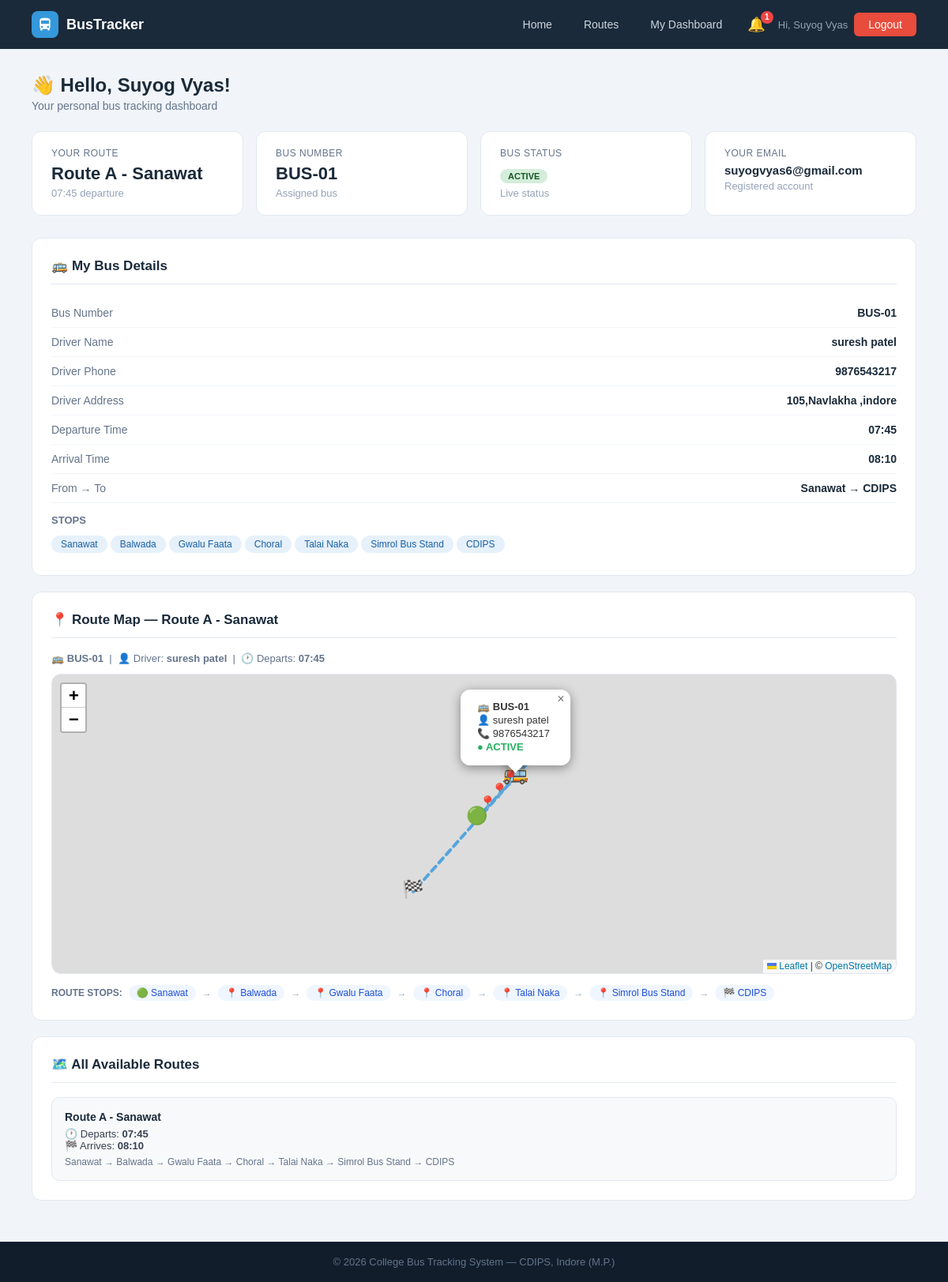
Before: /dashboard (signed in) with the older database file.
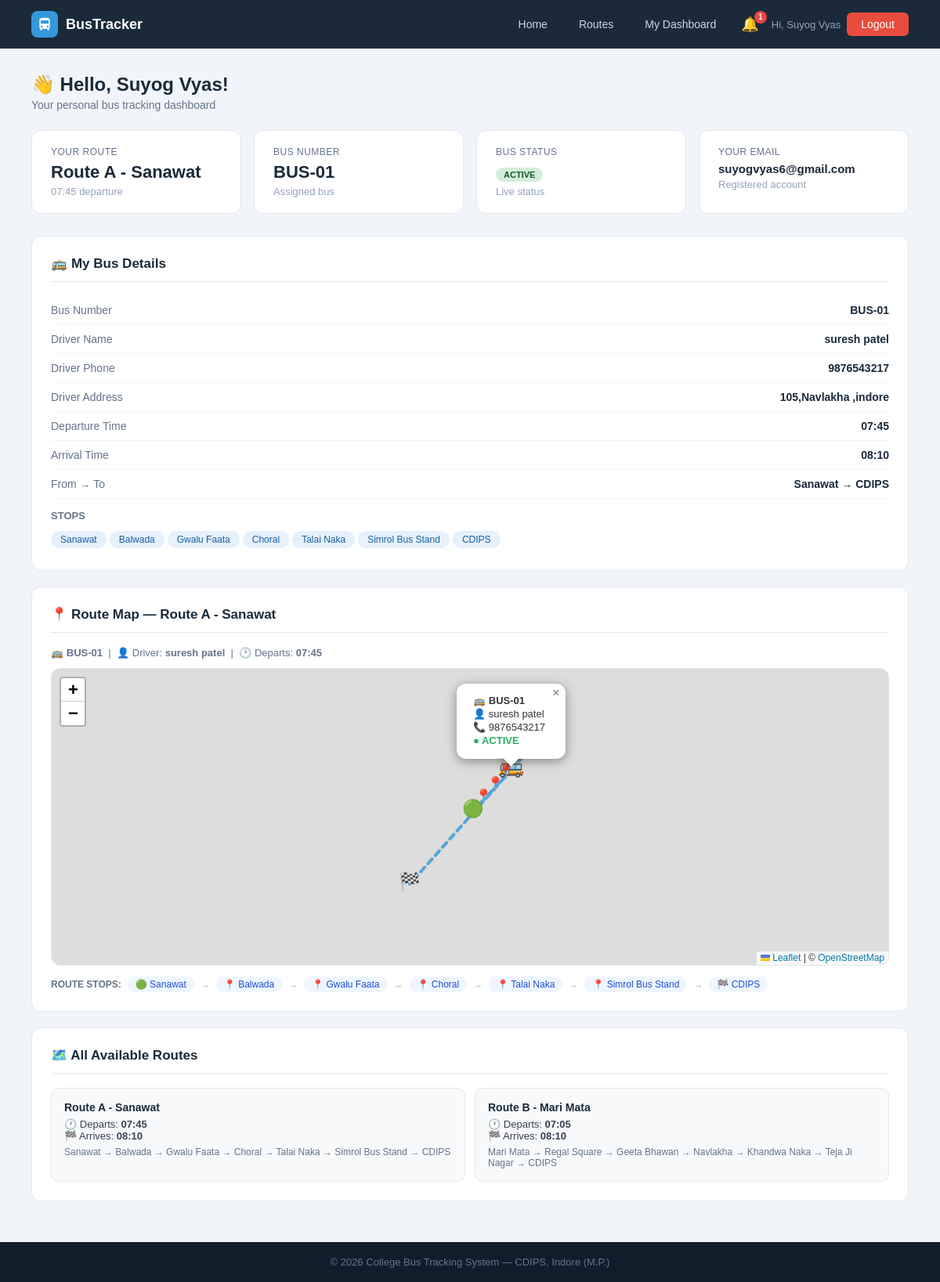
After: the same page with the newer database file.
### tables this page shows
CREATE TABLE routes (
        id INTEGER PRIMARY KEY AUTOINCREMENT,
        route_name TEXT NOT NULL, bus_id INTEGER,
        start_point TEXT, end_point TEXT,
        departure_time TEXT, arrival_time TEXT, stops TEXT, original_bus_id INTEGER,
        FOREIGN KEY(bus_id) REFERENCES buses(id));

### app.py (the view)
@app.route('/dashboard')
@login_required
def dashboard():
    db = get_db()
    user = db.execute("SELECT * FROM users WHERE id=?", (session['student']['id'],)).fetchone()
    my_route = None
    if user['route_id']:
        my_route = db.execute('''SELECT r.*,b.bus_number,b.driver_name,b.driver_phone,b.driver_address,b.status
                                 FROM routes r LEFT JOIN buses b ON r.bus_id=b.id
                                 WHERE r.id=?''', (user['route_id'],)).fetchone()
    all_routes = db.execute("SELECT * FROM routes").fetchall()
    db.close(); return render_template('dashboard.html', user=user, my_route=my_route, all_routes=all_routes)

### app.py (called while the page is built)
def get_db():
    conn = sqlite3.connect(DB)
    conn.row_factory = sqlite3.Row
    return conn

def login_required(f):
    @wraps(f)
    def dec(*a, **kw):
        if 'student' not in session:
            flash('Please login first.', 'error')
            return redirect(url_for('student_login'))
        return f(*a, **kw)
    return dec

@app.context_processor
def inject_notifications():
    if 'student' in session:
        student_id = session['student']['id']
        db = get_db()
        notifs = db.execute(
            "SELECT * FROM notifications WHERE user_id=? ORDER BY created_at DESC LIMIT 10",
            (student_id,)
        ).fetchall()
        unread = db.execute(
            "SELECT COUNT(*) FROM notifications WHERE user_id=? AND is_read=0",
            (student_id,)
        ).fetchone()[0]
        db.close()
        return dict(notifications=notifs, unread_count=unread)
    return dict(notifications=[], unread_count=0)

### templates/dashboard.html (shortened to what the changed rows need)
{% extends "base.html" %}
{% block content %}
<div class="page">
    <div class="page-header">
        <h1>👋 Hello, {{ user.name }}!</h1>
    </div>
    <div class="info-cards">
        <div class="info-card">
            <div class="label">Your Route</div>
            <div class="value">{{ my_route.route_name if my_route else 'Not Assigned' }}</div>
            <div class="sub">{{ my_route.departure_time + ' departure' if my_route else 'Contact admin to assign' }}</div>
        </div>
    </div>
    {% if my_route %}
    <div class="panel">
        <h2>🚌 My Bus Details</h2>
        <div class="info-row"><span class="key">Bus Number</span><span class="val">{{ my_route.bus_number }}</span></div>
        <div class="info-row"><span class="key">Driver Name</span><span class="val">{{ my_route.driver_name }}</span></div>
        <div class="info-row"><span class="key">Driver Phone</span><span class="val">{{ my_route.driver_phone or 'N/A' }}</span></div>
        <div class="info-row"><span class="key">Driver Address</span><span class="val">{{ my_route.driver_address or 'N/A' }}</span></div>
        <div class="info-row"><span class="key">Departure Time</span><span class="val">{{ my_route.departure_time }}</span></div>
        <div class="info-row"><span class="key">Arrival Time</span><span class="val">{{ my_route.arrival_time }}</span></div>
        <div class="info-row"><span class="key">From → To</span><span class="val">{{ my_route.start_point }} → {{ my_route.end_point }}</span></div>
        <div style="margin-top:14px">
            <div style="font-size:13px;color:#64748b;margin-bottom:8px;font-weight:bold">STOPS</div>
            <div class="stops-list">
                {% for stop in my_route.stops.split('→') %}
                <span class="stop-chip">{{ stop.strip() }}</span>
                {% endfor %}
            </div>
        </div>
    </div>
    <div class="panel">
        <h2>📍 Route Map — {{ my_route.route_name }}</h2>
        <p style="font-size:13px;color:#64748b;margin-bottom:12px;">
            🚌 <b>{{ my_route.bus_number }}</b> &nbsp;|&nbsp;
            👤 Driver: <b>{{ my_route.driver_name }}</b> &nbsp;|&nbsp;
            🕐 Departs: <b>{{ my_route.departure_time }}</b>
        </p>
        <div id="busMap" style="height:380px;border-radius:12px;border:1px solid #e2e8f0;z-index:1;"></div>
        <div style="margin-top:14px;display:flex;align-items:center;gap:8px;flex-wrap:wrap;">
            <span style="font-size:12px;color:#64748b;font-weight:600;">ROUTE STOPS:</span>
            {% set stop_list = my_route.stops.split('→') %}
            {% for stop in stop_list %}
            <span style="display:inline-flex;align-items:center;gap:4px;background:#eff6ff;color:#1d4ed8;padding:3px 10px;border-radius:20px;font-size:12px;font-weight:500;">
                {% if loop.first %}🟢{% elif loop.last %}🏁{% else %}📍{% endif %}
                {{ stop.strip() }}
            </span>
            {% if not loop.last %}
            <span style="color:#94a3b8;font-size:12px;">→</span>
            {% endif %}
            {% endfor %}
        </div>
    </div>
    <link rel="stylesheet" href="https://unpkg.com/leaflet@1.9.4/dist/leaflet.css"/>
    {% else %}
    <div class="panel">
        <h2>📍 No Route Assigned</h2>
        <p style="color:#94a3b8;text-align:center;padding:24px">You haven't been assigned a bus route yet. Please contact the admin.</p>
    </div>
    {% endif %}
    <div class="panel">
        <h2>🗺️ All Available Routes</h2>
        <div class="route-grid">
            {% for r in all_routes %}
            <div class="route-mini-card">
                <strong>{{ r.route_name }}</strong>
                <div>🕐 Departs: <b>{{ r.departure_time }}</b></div>
                <div>🏁 Arrives: <b>{{ r.arrival_time }}</b></div>
                <div style="margin-top:6px;color:#64748b;font-size:12px">{{ r.stops }}</div>
            </div>
            {% endfor %}
        </div>
    </div>
</div>
{% endblock %}

Changed rows visible on the page:
added routes: route_name "Route B - Mari Mata", departure_time "07:05", arrival_time "08:10", stops "Mari Mata → Regal Square → Geeta Bhawan → Navlakha → Khandwa Naka → Teja Ji Nagar → CDIPS"
